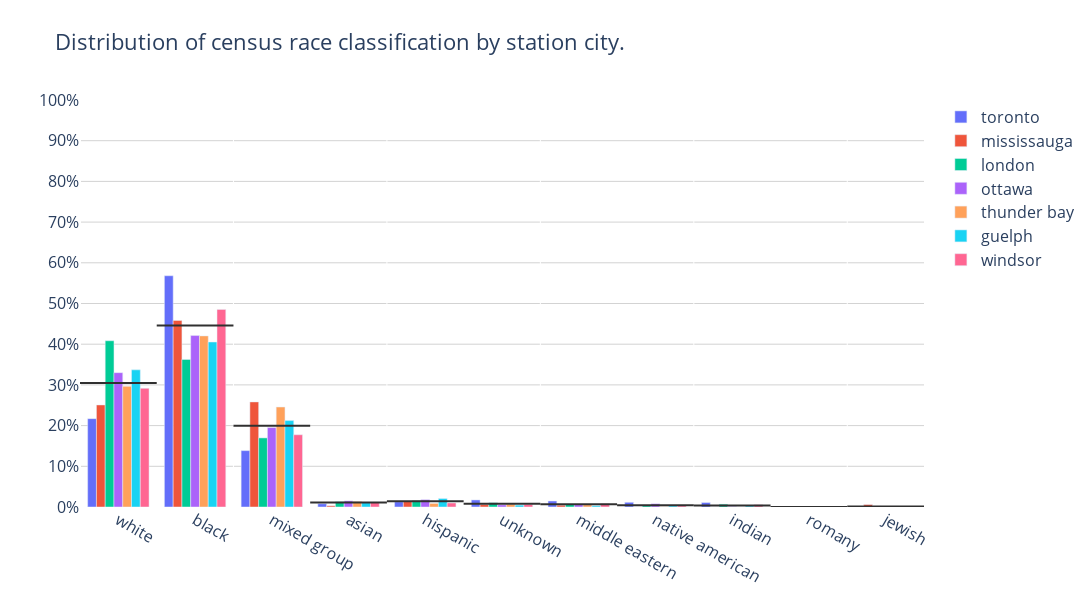

This figure's notebook cell:
### Code cell
ontario_df = df[df['station_province'] == 'ontario']
chart_categorical_comparison(
                                        categories = ontario_df['census_race_classification'], 
                                        compare_by = ontario_df['station_city'], 
                                        # comparison_filter=['us','cdn','uk','int'], 
                                        # color_dict=COLOR_DICT )
                            )

### Figure 1 — Plotly figure (JSON) as saved in the notebook; plotly's stock layout.template omitted (floating-point values rounded to 4 significant figures)
{"data": [{"name": "toronto", "type": "bar", "x": ["white", "black", "mixed group", "asian", "hispanic", "unknown", "middle eastern", "native american", "indian", "romany", "jewish"], "y": [0.2171, 0.5681, 0.1385, 0.008015, 0.01282, 0.01731, 0.01475, 0.01154, 0.0109, 0.0009618, 0]}, {"name": "mississauga", "type": "bar", "x": ["white", "black", "mixed group", "asian", "hispanic", "unknown", "middle eastern", "native american", "indian", "romany", "jewish"], "y": [0.2507, 0.4582, 0.2582, 0.002985, 0.01343, 0.00597, 0.004478, 0, 0, 0, 0.00597]}, {"name": "london", "type": "bar", "x": ["white", "black", "mixed group", "asian", "hispanic", "unknown", "middle eastern", "native american", "indian", "romany", "jewish"], "y": [0.4085, 0.3625, 0.1698, 0.0129, 0.01573, 0.01048, 0.006452, 0.004839, 0.006855, 0, 0.002016]}, {"name": "ottawa", "type": "bar", "x": ["white", "black", "mixed group", "asian", "hispanic", "unknown", "middle eastern", "native american", "indian", "romany", "jewish"], "y": [0.3301, 0.4212, 0.1951, 0.01504, 0.01814, 0.00531, 0.005752, 0.007965, 0.001327, 0, 0]}, {"name": "thunder bay", "type": "bar", "x": ["white", "black", "mixed group", "asian", "hispanic", "unknown", "middle eastern", "native american", "indian", "romany", "jewish"], "y": [0.2964, 0.4204, 0.2456, 0.0136, 0.0088, 0.0068, 0.0056, 0.0008, 0, 0, 0.002]}, {"name": "guelph", "type": "bar", "x": ["white", "black", "mixed group", "asian", "hispanic", "unknown", "middle eastern", "native american", "indian", "romany", "jewish"], "y": [0.3369, 0.4054, 0.2123, 0.01077, 0.02077, 0.004615, 0.003077, 0.003077, 0.003077, 0, 0]}, {"name": "windsor", "type": "bar", "x": ["white", "black", "mixed group", "asian", "hispanic", "unknown", "middle eastern", "native american", "indian", "romany", "jewish"], "y": [0.2915, 0.4854, 0.1775, 0.01221, 0.009859, 0.006103, 0.007981, 0.003286, 0.005634, 0, 0.0004695]}, {"marker": {"color": "#303030"}, "mode": "lines", "name": "white_average", "showlegend": false, "type": "scatter", "x": [0, 1], "xaxis": "x2", "y": [0.3045, 0.3045]}, {"marker": {"color": "#303030"}, "mode": "lines", "name": "black_average", "showlegend": false, "type": "scatter", "x": [1, 2], "xaxis": "x2", "y": [0.4459, 0.4459]}, {"marker": {"color": "#303030"}, "mode": "lines", "name": "mixed group_average", "showlegend": false, "type": "scatter", "x": [2, 3], "xaxis": "x2", "y": [0.1996, 0.1996]}, {"marker": {"color": "#303030"}, "mode": "lines", "name": "asian_average", "showlegend": false, "type": "scatter", "x": [3, 4], "xaxis": "x2", "y": [0.01079, 0.01079]}, {"marker": {"color": "#303030"}, "mode": "lines", "name": "hispanic_average", "showlegend": false, "type": "scatter", "x": [4, 5], "xaxis": "x2", "y": [0.01422, 0.01422]}, {"marker": {"color": "#303030"}, "mode": "lines", "name": "unknown_average", "showlegend": false, "type": "scatter", "x": [5, 6], "xaxis": "x2", "y": [0.008085, 0.008085]}, {"marker": {"color": "#303030"}, "mode": "lines", "name": "middle eastern_average", "showlegend": false, "type": "scatter", "x": [6, 7], "xaxis": "x2", "y": [0.00687, 0.00687]}, {"marker": {"color": "#303030"}, "mode": "lines", "name": "native american_average", "showlegend": false, "type": "scatter", "x": [7, 8], "xaxis": "x2", "y": [0.004501, 0.004501]}, {"marker": {"color": "#303030"}, "mode": "lines", "name": "indian_average", "showlegend": false, "type": "scatter", "x": [8, 9], "xaxis": "x2", "y": [0.003971, 0.003971]}, {"marker": {"color": "#303030"}, "mode": "lines", "name": "romany_average", "showlegend": false, "type": "scatter", "x": [9, 10], "xaxis": "x2", "y": [0.0001374, 0.0001374]}, {"marker": {"color": "#303030"}, "mode": "lines", "name": "jewish_average", "showlegend": false, "type": "scatter", "x": [10, 11], "xaxis": "x2", "y": [0.001494, 0.001494]}], "layout": {"barmode": "group", "font": {"size": 16}, "height": 600, "plot_bgcolor": "white", "title": {"text": "Distribution of census race classification by station city."}, "width": 1200, "xaxis2": {"overlaying": "x", "range": [0, 11], "showticklabels": false}, "yaxis": {"dtick": 0.1, "gridcolor": "lightgray", "range": [0, 1], "tickformat": ".0%"}}}
